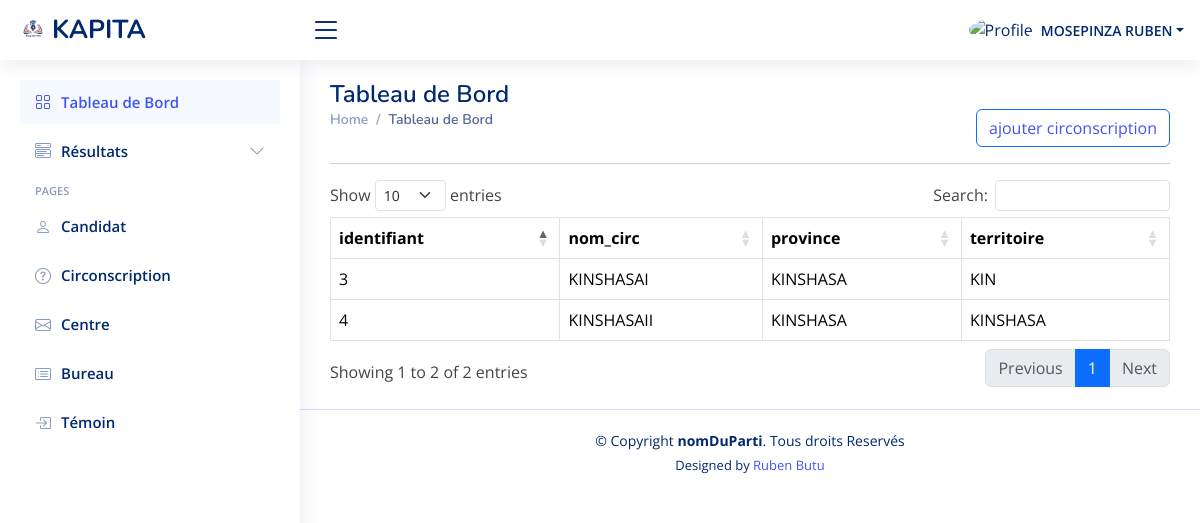
/admin/circonscription.php (signed in), run on the app's committed database.
### tables this page shows
CREATE TABLE IF NOT EXISTS `utilisateur` (
  `id_user` int(11) NOT NULL AUTO_INCREMENT,
  `nom_user` varchar(30) NOT NULL,
  `postnom` varchar(30) NOT NULL,
  `prenom` varchar(30) NOT NULL,
  `sexe` enum('F','M') NOT NULL,
  `adresse_user` varchar(50) NOT NULL,
  `telephone` varchar(15) NOT NULL,
  `mail` varchar(50) NOT NULL,
  `passeword` varchar(20) NOT NULL,
  `type` int(11) DEFAULT NULL,
  `id_centre` int(11) NOT NULL,
  PRIMARY KEY (`id_user`),
  KEY `fkcen` (`id_centre`)
);

CREATE TABLE IF NOT EXISTS `circonscription` (
  `id_circ` int(11) NOT NULL AUTO_INCREMENT,
  `libelle` varchar(50) NOT NULL,
  `province` varchar(50) NOT NULL,
  `territoire` varchar(50) NOT NULL,
  `secteur` varchar(50) NOT NULL,
  PRIMARY KEY (`id_circ`)
);

### function.php (called while the page is built, shortened)
<?php
function utilisateur()
{
   $connect=new Connexion();
   $connexion=$connect->open();
   $requete=$connexion->prepare("select u.nom_user, u.prenom, circ.id_circ circonscription,ct.id_centre centre  from utilisateur u inner join centre ct on u.id_centre=ct.id_centre inner join circonscription circ on ct.id_circ=circ.id_circ where u.id_user=:id");
   $requete->execute([
      'id'=>intval($_SESSION['utilisateur'])
   ]);
   return $users=$requete->fetchAll();
}
function table(string $tab)
{
   $connect=new Connexion();
   $connexion=$connect->open();
   $requete=$connexion->prepare("select * from $tab");
   $requete->execute([
      'id'=>intval($_SESSION['utilisateur'])
   ]);
   return $users=$requete->fetchAll();
}

### admin/circonscription.php (the view)
<?php require_once('partials/header.php'); ?>
<main id="main" class="main">
<div class="pagetitle">
    <h1>Tableau de Bord</h1>
    <nav class="d-flex justify-content-between">
        <ol class="breadcrumb">
            <li class="breadcrumb-item"><a href="index.html">Home</a></li>
            <li class="breadcrumb-item active">Tableau de Bord</li>
        </ol>
        <div>
        <div class="btn btn-outline-primary mt-0 text-light"><a href="addCirc.php">ajouter circonscription</a></div>
        </div>
    </nav>
    <hr>
</div>
        <section class="section dashboard">
            <div class="row">
            <?php
            $cand=table('circonscription');
            ?>
                <div class="col-lg-12">
                <table   id="example" class="table  table-bordered  table-hover w-100  text-muted" style="width:100%">
                <thead>
                    <tr>
                        <th>identifiant</th>
                        <th>nom_circ</th>
                        <th>province</th>
                        <th>territoire</th>
                    </tr>
                </thead>
                <tbody>
                    <?php foreach($cand as $c): ?>
                    <tr>
                        <td>  <?= $c['id_circ'] ?></td>
                        <td>  <?= $c['libelle'] ?></td>
                        <td>  <?= $c['province'] ?></td>
                        <td>  <?= $c['territoire'] ?></td>
                    </tr>
                    <?php endforeach  ?>
                </tbody>
            </table>
                </div>
            </div>
        </section>
    </main>
    <?php require_once('partials/footer.php'); ?>

### admin/partials/header.php (shortened to what this page needs)
<?php
include('../function.php');
?>
<!DOCTYPE html>
<html lang="en">
<head>
    <link rel="stylesheet" href="https://unpkg.com/@jarstone/dselect/dist/css/dselect.css">
  <link rel="stylesheet" href="https://cdnjs.cloudflare.com/ajax/libs/twitter-bootstrap/5.3.0/css/bootstrap.min.css">
    <link rel="stylesheet" href="https://cdn.datatables.net/1.13.7/css/dataTables.bootstrap5.min.css">
    <link href="../assets/vendor/bootstrap/css/bootstrap.min.css" rel="stylesheet">
    <link href="../assets/vendor/bootstrap-icons/bootstrap-icons.css" rel="stylesheet">
    <link href="../assets/vendor/boxicons/css/boxicons.min.css" rel="stylesheet">
    <link href="assets/vendor/simple-datatables/style.css" rel="stylesheet">
    <link href="../assets/css/style.css" rel="stylesheet">
</head>
<body>
    <header id="header" class="header fixed-top d-flex align-items-center">
        <div class="d-flex align-items-center justify-content-between">
            <a href="index.html" class="logo d-flex align-items-center">
                <img src="../assets/img/eazy.PNG" alt="">
                <span class="d-none d-lg-block">KAPITA</span>
            </a>
            <i class="bi bi-list toggle-sidebar-btn"></i>
        </div>
        <nav class="header-nav ms-auto">
            <ul class="d-flex align-items-center">
                <li class="nav-item dropdown pe-3">
                    <a class="nav-link nav-profile d-flex align-items-center pe-0" href="#" data-bs-toggle="dropdown">
                        <img src="users/<?= $_SESSION['image']?>" alt="Profile" class="rounded-circle">
                        <?php $user=utilisateur();
                        foreach($user as $us){
                            $name=$us['nom_user'];
                            $postnom=$us['prenom'];
                        }
                        ?>
                        <span class="d-none d-md-block dropdown-toggle ps-2"><?= $name."  ".$postnom ?></span>
                    </a>
                </li>
            </ul>
        </nav>
    </header>
    <aside id="sidebar" class="sidebar">
        <ul class="sidebar-nav" id="sidebar-nav">
            <li class="nav-item">
                <a class="nav-link " href="index.php">
                    <i class="bi bi-grid"></i>
                    <span>Tableau de Bord</span>
                </a>
            </li>
            <li class="nav-item">
                <a class="nav-link collapsed" data-bs-target="#components-nav" data-bs-toggle="collapse" href="#">
                    <i class="bi bi-menu-button-wide"></i><span>Résultats</span><i class="bi bi-chevron-down ms-auto"></i>
                </a>
            </li>
            <li class="nav-heading">Pages</li>
            <li class="nav-item">
                <a class="nav-link collapsed" href="candidat.php">
                    <i class="bi bi-person"></i>
                    <span>Candidat</span>
                </a>
            </li>
            <li class="nav-item">
                <a class="nav-link collapsed" href="circonscription">
                    <i class="bi bi-question-circle"></i>
                    <span>Circonscription</span>
                </a>
            </li>
            <li class="nav-item">
                <a class="nav-link collapsed" href="centre.php">
                    <i class="bi bi-envelope"></i>
                    <span>Centre</span>
                </a>
            </li>
            <li class="nav-item">
                <a class="nav-link collapsed" href="bureau.php">
                    <i class="bi bi-card-list"></i>
                    <span>Bureau</span>
                </a>
            </li>
            <li class="nav-item">
                <a class="nav-link collapsed" href="temoin.php">
                    <i class="bi bi-box-arrow-in-right"></i>
                    <span>Témoin</span>
                </a>
            </li>
        </ul>
    </aside>

### assets/css/style.css (style rules this page uses)
:root { scroll-behavior: smooth; }
body { font-family: "Open Sans", sans-serif; color: #444444; }
a { color: #4154f1; text-decoration: none; }
h1, h2, h3, h4, h5, h6 { font-family: "Nunito", sans-serif; }
#main { margin-top: 60px; padding: 20px 30px; transition: all 0.3s; }
.pagetitle { margin-bottom: 10px; }
.pagetitle h1 { font-size: 24px; margin-bottom: 0; font-weight: 600; color: #012970; }
.breadcrumb { font-size: 14px; font-family: "Nunito", sans-serif; color: #899bbd; font-weight: 600; }
.breadcrumb a { color: #899bbd; transition: 0.3s; }
.breadcrumb .breadcrumb-item::before { color: #899bbd; }
.breadcrumb .active { color: #51678f; font-weight: 600; }
.logo { line-height: 1; }
@media (min-width: 1200px) { .logo { width: 280px; } }
.logo img { max-height: 26px; margin-right: 6px; }
.logo span { font-size: 26px; font-weight: 700; color: #012970; font-family: "Nunito", sans-serif; }
.header { transition: all 0.5s; z-index: 997; height: 60px; box-shadow: 0px 2px 20px rgba(1, 41, 112, 0.1); background-color: #fff; padding-left: 20px; }
.header .toggle-sidebar-btn { font-size: 32px; padding-left: 10px; cursor: pointer; color: #012970; }
.header-nav ul { list-style: none; }
.header-nav>ul { margin: 0; padding: 0; }
.header-nav .nav-profile { color: #012970; }
.header-nav .nav-profile img { max-height: 36px; }
.header-nav .nav-profile span { font-size: 14px; font-weight: 600; }
.sidebar { position: fixed; top: 60px; left: 0; bottom: 0; width: 300px; z-index: 996; transition: all 0.3s; padding: 20px; overflow-y: auto; scrollbar-width: thin; scrollbar-color: #aab7cf transparent; box-shadow: 0px 0px 20px rgba(1, 41, 112, 0.1); background-color: #fff; }
@media (min-width: 1200px) { #main, #footer { margin-left: 300px; } }
.sidebar-nav { padding: 0; margin: 0; list-style: none; }
.sidebar-nav li { padding: 0; margin: 0; list-style: none; }
.sidebar-nav .nav-item { margin-bottom: 5px; }
.sidebar-nav .nav-heading { font-size: 11px; text-transform: uppercase; color: #899bbd; font-weight: 600; margin: 10px 0 5px 15px; }
.sidebar-nav .nav-link { display: flex; align-items: center; font-size: 15px; font-weight: 600; color: #4154f1; transition: 0.3s; background: #f6f9ff; padding: 10px 15px; border-radius: 4px; }
.sidebar-nav .nav-link i { font-size: 16px; margin-right: 10px; color: #4154f1; }
.sidebar-nav .nav-link.collapsed { color: #012970; background: #fff; }
.sidebar-nav .nav-link.collapsed i { color: #899bbd; }
.sidebar-nav .nav-link .bi-chevron-down { margin-right: 0; transition: transform 0.2s ease-in-out; }

### data on the page
utilisateur: nom_user "MOSEPINZA", prenom "RUBEN"
circonscription: id_circ "3", libelle "KINSHASAI", province "KINSHASA", territoire "KIN"
circonscription: id_circ "4", libelle "KINSHASAII", province "KINSHASA", territoire "KINSHASA"
